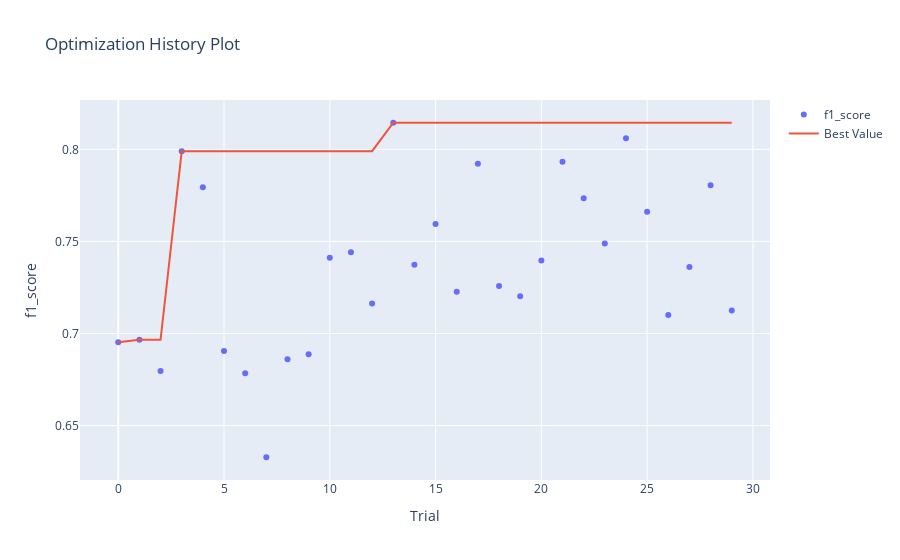

The code cell stored with this chart in its notebook:
### Markdown cell above
График истории оптимизации - отображает количество испытаний на оси Х и метрику на оси Y.

Следует использовать эту диаграмму, чтобы проверить, идет ли оптимизация гиперпараметров в правильном направлении или нет.

### Code cell
optuna.visualization.plot_optimization_history(study, target_name="f1_score")

### Figure 1 — Plotly figure (JSON) as saved in the notebook; plotly's stock layout.template omitted (floating-point values rounded to 4 significant figures)
{"data": [{"mode": "markers", "name": "f1_score", "type": "scatter", "x": [0, 1, 2, 3, 4, 5, 6, 7, 8, 9, 10, 11, 12, 13, 14, 15, 16, 17, 18, 19, 20, 21, 22, 23, 24, 25, 26, 27, 28, 29], "y": [0.6953, 0.6965, 0.6796, 0.799, 0.7795, 0.6905, 0.6784, 0.6328, 0.686, 0.6888, 0.7411, 0.7442, 0.7162, 0.8145, 0.7373, 0.7595, 0.7226, 0.7922, 0.7257, 0.7202, 0.7397, 0.7933, 0.7734, 0.7489, 0.806, 0.7661, 0.71, 0.7361, 0.7805, 0.7125]}, {"name": "Best Value", "type": "scatter", "x": [0, 1, 2, 3, 4, 5, 6, 7, 8, 9, 10, 11, 12, 13, 14, 15, 16, 17, 18, 19, 20, 21, 22, 23, 24, 25, 26, 27, 28, 29], "y": [0.6953, 0.6965, 0.6965, 0.799, 0.799, 0.799, 0.799, 0.799, 0.799, 0.799, 0.799, 0.799, 0.799, 0.8145, 0.8145, 0.8145, 0.8145, 0.8145, 0.8145, 0.8145, 0.8145, 0.8145, 0.8145, 0.8145, 0.8145, 0.8145, 0.8145, 0.8145, 0.8145, 0.8145]}], "layout": {"title": {"text": "Optimization History Plot"}, "xaxis": {"title": {"text": "Trial"}}, "yaxis": {"title": {"text": "f1_score"}}}}
